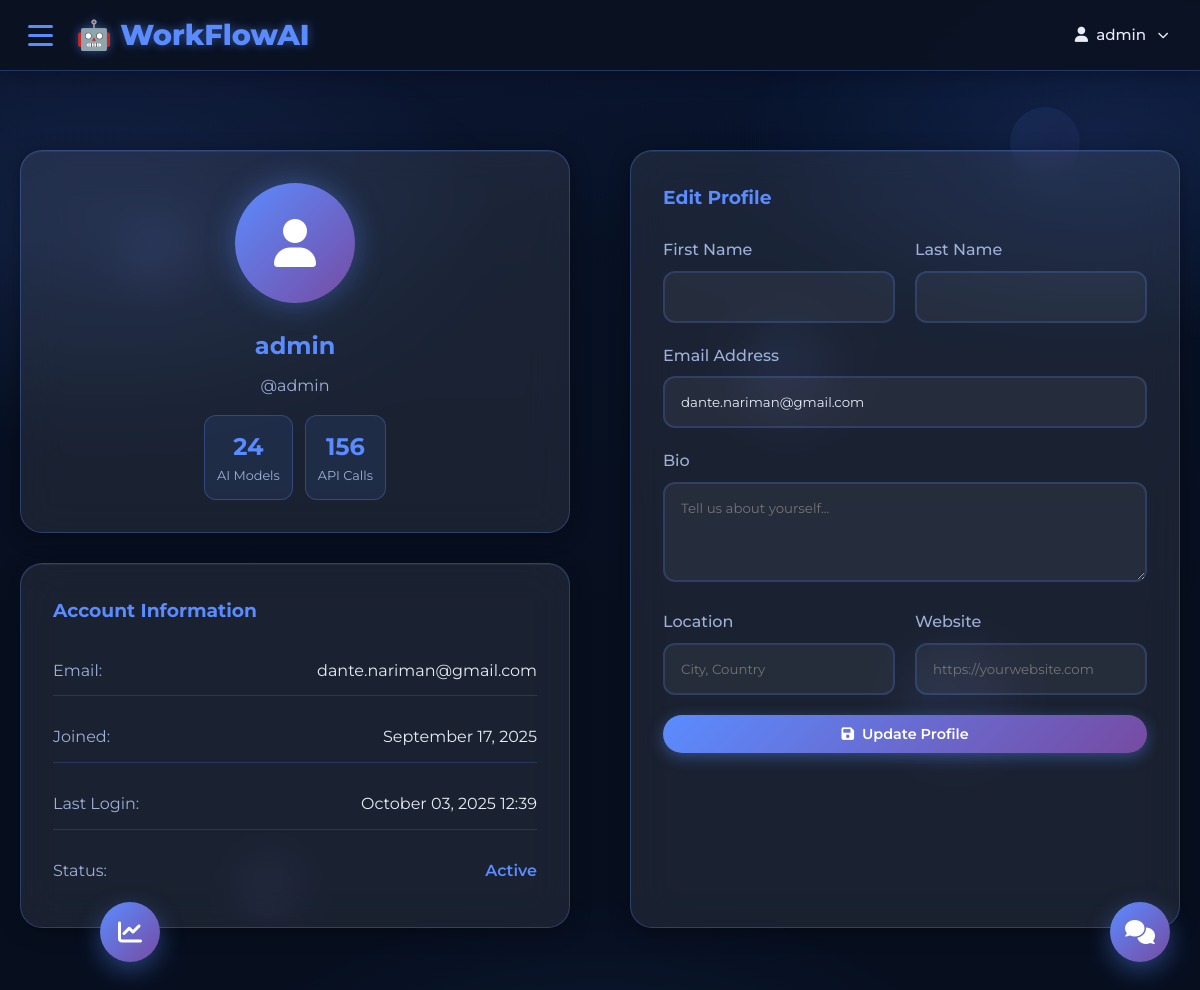
Before: /accounts/profile/ (signed in) with the older database file.
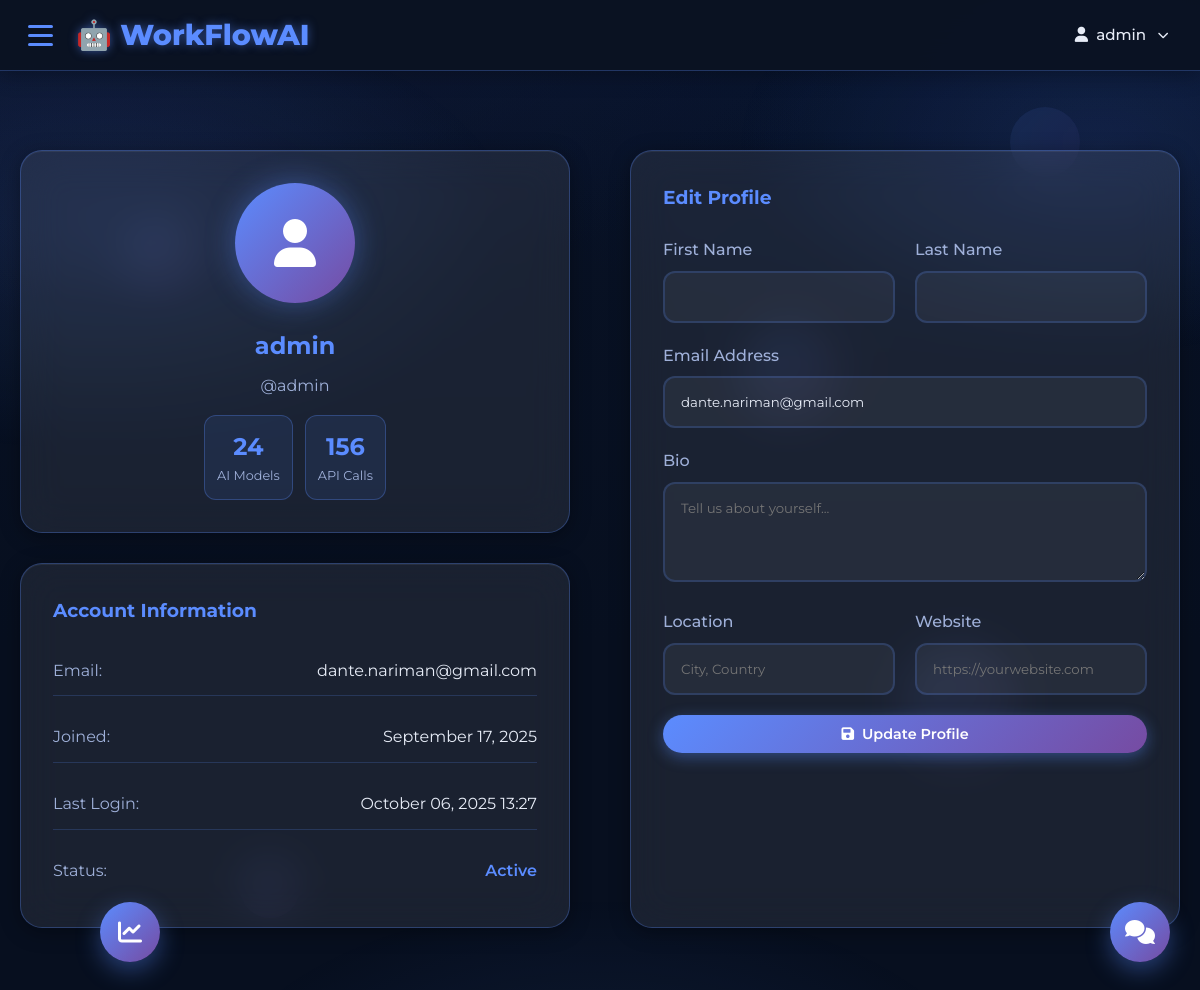
After: the same page with the newer database file.
### accounts/models.py (models this page shows, shortened)
class CustomUser(AbstractUser):
    USER_TYPES = [
        ('individual', 'Individual'),
        ('business', 'Business'),
        ('enterprise', 'Enterprise'),
    ]
    SKILL_LEVELS = [
        ('beginner', 'Beginner'),
        ('intermediate', 'Intermediate'),
        ('advanced', 'Advanced'),
        ('expert', 'Expert'),
    ]
    email = models.EmailField(unique=True)
    phone_number = models.CharField(
        max_length=17,
        blank=True,
        validators=[validate_phone_number]
    )
    user_type = models.CharField(max_length=20, choices=USER_TYPES, default='individual')
    company_name = models.CharField(max_length=100, blank=True)
    job_title = models.CharField(max_length=100, blank=True)
    bio = models.TextField(max_length=500, blank=True)
    location = models.CharField(max_length=100, blank=True)
    website = models.URLField(blank=True)
    linkedin_url = models.URLField(blank=True)
    github_url = models.URLField(blank=True)
    avatar = models.ImageField(
        upload_to='avatars/',
        blank=True,
        null=True,
        validators=[validate_image_extension, validate_file_size]
    )
    skill_level = models.CharField(max_length=20, choices=SKILL_LEVELS, default='beginner')
    is_profile_public = models.BooleanField(default=True)
    receive_notifications = models.BooleanField(default=True)
    receive_marketing_emails = models.BooleanField(default=False)
    subscription_plan = models.CharField(max_length=20, default='free')
    api_calls_limit = models.IntegerField(default=1000)
    api_calls_used = models.IntegerField(default=0)
    subscription_expires = models.DateTimeField(null=True, blank=True)
    updated_at = models.DateTimeField(auto_now=True)
    last_login_ip = models.GenericIPAddressField(null=True, blank=True)
    USERNAME_FIELD = 'email'
    REQUIRED_FIELDS = ['username']
    class Meta:
        indexes = [
            models.Index(fields=['email']),
            models.Index(fields=['user_type']),
            models.Index(fields=['subscription_plan']),
        ]

### accounts/views.py (the view)
# urls.py: path('profile/', views.profile, name='profile'),
@login_required
def profile(request):
    if request.method == 'POST':
        form = ProfileForm(request.POST, request.FILES, instance=request.user)
        if form.is_valid():
            user = form.save()
            json_storage.save_user_data(user)
            json_storage.update_user_activity(
                user.id,
                'profile_updated',
                'User profile updated'
            )
            UserActivity.objects.create(
                user=user,
                activity_type='profile_updated',
                description='Profile information updated',
                ip_address=request.META.get('REMOTE_ADDR'),
                user_agent=request.META.get('HTTP_USER_AGENT', '')
            )
            messages.success(request, 'Profile updated successfully!')
            return redirect('profile')
    else:
        form = ProfileForm(instance=request.user)
    return render(request, 'accounts/profile.html', {'form': form})

### accounts/forms.py
class ProfileForm(forms.ModelForm):
    class Meta:
        model = CustomUser
        fields = ('first_name', 'last_name', 'email', 'bio', 'location', 'website', 'phone_number', 'avatar', 'job_title', 'company_name')
        widgets = {
            'bio': forms.Textarea(attrs={'rows': 4}),
        }

### templates/accounts/profile.html (shortened to what this page needs)
{% extends 'base_new.html' %}
{% block content %}
<section class="section">
    <div class="container">
        <div class="grid grid-2" style="gap: 60px;">
            <div>
                <div class="card" style="text-align: center; margin-bottom: 30px;">
                    <div style="width: 120px; height: 120px; background: linear-gradient(135deg, #5b8cff, #764ba2); border-radius: 50%; display: flex; align-items: center; justify-content: center; margin: 0 auto 24px; box-shadow: 0 0 30px rgba(91,140,255,.4);">
                        <i class="fas fa-user" style="font-size: 3rem; color: white;"></i>
                    </div>
                    <h2 style="color: #5b8cff; margin-bottom: 8px;">{{ user.get_full_name|default:user.username }}</h2>
                    <p style="color: #9fb0d9; margin-bottom: 16px;">@{{ user.username }}</p>
                    <div style="display: flex; gap: 12px; justify-content: center;">
                        <div style="text-align: center; padding: 12px; background: rgba(91,140,255,.1); border-radius: 12px; border: 1px solid rgba(91,140,255,.3);">
                            <div style="font-size: 1.5rem; font-weight: 700; color: #5b8cff;">24</div>
                            <div style="font-size: 0.8rem; color: #9fb0d9;">AI Models</div>
                        </div>
                        <div style="text-align: center; padding: 12px; background: rgba(91,140,255,.1); border-radius: 12px; border: 1px solid rgba(91,140,255,.3);">
                            <div style="font-size: 1.5rem; font-weight: 700; color: #5b8cff;">156</div>
                            <div style="font-size: 0.8rem; color: #9fb0d9;">API Calls</div>
                        </div>
                    </div>
                </div>
                <div class="card">
                    <h3 style="color: #5b8cff; margin-bottom: 20px;">Account Information</h3>
                    <div style="display: grid; gap: 16px;">
                        <div style="display: flex; justify-content: space-between; padding: 12px 0; border-bottom: 1px solid rgba(91,140,255,.2);">
                            <span style="color: #9fb0d9;">Email:</span>
                            <span style="color: #e7ecf7;">{{ user.email }}</span>
                        </div>
                        <div style="display: flex; justify-content: space-between; padding: 12px 0; border-bottom: 1px solid rgba(91,140,255,.2);">
                            <span style="color: #9fb0d9;">Joined:</span>
                            <span style="color: #e7ecf7;">{{ user.date_joined|date:"F d, Y" }}</span>
                        </div>
                        <div style="display: flex; justify-content: space-between; padding: 12px 0; border-bottom: 1px solid rgba(91,140,255,.2);">
                            <span style="color: #9fb0d9;">Last Login:</span>
                            <span style="color: #e7ecf7;">{{ user.last_login|date:"F d, Y H:i" }}</span>
                        </div>
                        <div style="display: flex; justify-content: space-between; padding: 12px 0;">
                            <span style="color: #9fb0d9;">Status:</span>
                            <span style="color: #5b8cff; font-weight: 600;">Active</span>
                        </div>
                    </div>
                </div>
            </div>
            <div class="card">
                <h3 style="color: #5b8cff; margin-bottom: 24px;">Edit Profile</h3>
                <form style="display: grid; gap: 20px;">
                    <div style="display: grid; grid-template-columns: 1fr 1fr; gap: 20px;">
                        <div>
                            <label style="display: block; color: #9fb0d9; margin-bottom: 8px; font-weight: 500;">First Name</label>
                            <input type="text" value="{{ user.first_name }}" style="width: 100%; padding: 16px; background: rgba(255,255,255,.05); border: 2px solid rgba(91,140,255,.2); border-radius: 12px; color: #e7ecf7; font-family: inherit; transition: all 0.3s ease;">
                        </div>
                        <div>
                            <label style="display: block; color: #9fb0d9; margin-bottom: 8px; font-weight: 500;">Last Name</label>
                            <input type="text" value="{{ user.last_name }}" style="width: 100%; padding: 16px; background: rgba(255,255,255,.05); border: 2px solid rgba(91,140,255,.2); border-radius: 12px; color: #e7ecf7; font-family: inherit; transition: all 0.3s ease;">
                        </div>
                    </div>
                    <div>
                        <label style="display: block; color: #9fb0d9; margin-bottom: 8px; font-weight: 500;">Email Address</label>
                        <input type="email" value="{{ user.email }}" style="width: 100%; padding: 16px; background: rgba(255,255,255,.05); border: 2px solid rgba(91,140,255,.2); border-radius: 12px; color: #e7ecf7; font-family: inherit; transition: all 0.3s ease;">
                    </div>
                    <div>
                        <label style="display: block; color: #9fb0d9; margin-bottom: 8px; font-weight: 500;">Bio</label>
                        <textarea rows="4" placeholder="Tell us about yourself..." style="width: 100%; padding: 16px; background: rgba(255,255,255,.05); border: 2px solid rgba(91,140,255,.2); border-radius: 12px; color: #e7ecf7; font-family: inherit; transition: all 0.3s ease; resize: vertical;"></textarea>
                    </div>
                    <div style="display: grid; grid-template-columns: 1fr 1fr; gap: 20px;">
                        <div>
                            <label style="display: block; color: #9fb0d9; margin-bottom: 8px; font-weight: 500;">Location</label>
                            <input type="text" placeholder="City, Country" style="width: 100%; padding: 16px; background: rgba(255,255,255,.05); border: 2px solid rgba(91,140,255,.2); border-radius: 12px; color: #e7ecf7; font-family: inherit; transition: all 0.3s ease;">
                        </div>
                        <div>
                            <label style="display: block; color: #9fb0d9; margin-bottom: 8px; font-weight: 500;">Website</label>
                            <input type="url" placeholder="https://yourwebsite.com" style="width: 100%; padding: 16px; background: rgba(255,255,255,.05); border: 2px solid rgba(91,140,255,.2); border-radius: 12px; color: #e7ecf7; font-family: inherit; transition: all 0.3s ease;">
                        </div>
                    </div>
                    <button type="submit" class="btn btn-primary btn-full">
                        <i class="fas fa-save"></i>
                        Update Profile
                    </button>
                </form>
            </div>
        </div>
    </div>
</section>
{% endblock %}

### templates/base_new.html (shortened to what this page needs)
<!DOCTYPE html>
<html lang="en">
<head>
    {% load static %}
    <link href="https://cdnjs.cloudflare.com/ajax/libs/font-awesome/6.0.0/css/all.min.css" rel="stylesheet">
    <link rel="stylesheet" href="{% static 'css/styles.css' %}?v={% now 'U' %}">
    <link rel="stylesheet" href="{% static 'css/scrollbar-enhancement.css' %}?v={% now 'U' %}">
</head>
<body class="{% block body_class %}{% endblock %}">
    <nav class="navbar">
        <div class="nav-container">
            <div class="nav-left">
                <div class="hamburger-menu" onclick="toggleSidebar()">
                    <span></span>
                    <span></span>
                    <span></span>
                </div>
                <div class="nav-logo">
                    <a href="{% url 'home' %}">🤖 WorkFlowAI</a>
                </div>
            </div>
            <div class="nav-right">
                {% if user.is_authenticated %}
                    <div class="dropdown profile-dropdown">
                        <a href="#" class="nav-link profile-toggle">
                            <i class="fas fa-user"></i>
                            {{ user.username }}
                            <i class="fas fa-chevron-down" style="font-size: 0.7rem; margin-left: 4px;"></i>
                        </a>
                    </div>
                {% else %}
                    <a href="{% url 'login' %}" class="nav-link">Login</a>
                    <a href="{% url 'signup' %}" class="btn btn-primary">
                        <i class="fas fa-rocket"></i>
                        Start Free Trial
                    </a>
                {% endif %}
            </div>
        </div>
    </nav>
    <div class="floating-shapes">
        <div class="shape shape-1"></div>
        <div class="shape shape-2"></div>
        <div class="shape shape-3"></div>
        <div class="shape shape-4"></div>
        <div class="shape shape-5"></div>
    </div>
    <div class="contact-widget" id="contactWidget">
        <div class="contact-toggle" onclick="toggleContact()">
            <i class="fas fa-comments"></i>
        </div>
    </div>
    <div class="performance-widget" id="performanceWidget">
        <div class="performance-toggle" onclick="togglePerformance()">
            <i class="fas fa-chart-line"></i>
        </div>
    </div>
    <main>
        {% block content %}{% endblock %}
    </main>
</body>
</html>

### static/css/styles.css (style rules this page uses)
* { margin: 0; padding: 0; box-sizing: border-box; }
:root { --blue: #5b8cff; --text: #e7ecf7; --muted: #9fb0d9; --radius: 22px; }
html { scroll-behavior: smooth; }
body { font-family: 'Montserrat', -apple-system, BlinkMacSystemFont, sans-serif; color: #e7ecf7; background: #070f1f; background: radial-gradient(1400px 700px at 10% -10%, #0f1a3a 0%, transparent 60%), radial-gradient(1200px 600px at 90% 0%, #081532 0%, transparent 60%), linear-gradient(#081226, #070f1f 60%, #070f1f); background-attachment: fixed; min-height: 100vh; line-height: 1.6; overflow-x: hidden; }
body::before { content:""; position:fixed; inset:-15%; z-index:-2; pointer-events:none; background: radial-gradient(600px 320px at 18% 28%, rgba(91,140,255,.12), transparent 70%), radial-gradient(520px 300px at 82% 22%, rgba(91,140,255,.12), transparent 70%), radial-gradient(580px 320px at 50% 92%, rgba(91,140,255,.10), transparent 70%); animation: blobDrift 22s ease-in-out infinite alternate; }
.container { max-width:1200px; margin:0 auto; padding:0 20px; }
.navbar { position:fixed; top:0; width:100%; z-index:1000; background:rgba(11,18,34,.95); backdrop-filter: blur(20px); border-bottom:1px solid rgba(91,140,255,.3); transition:all .3s ease; box-shadow:0 4px 20px rgba(0,0,0,.3); }
.nav-container { display:flex; align-items:center; justify-content:space-between; height:70px; max-width:1200px; margin:0 auto; padding:0 20px; flex-wrap: nowrap; gap: 16px; }
.nav-container > * { min-width: 0; }
.nav-logo a { font-size:1.8rem; font-weight:800; color:#5b8cff; text-decoration:none; text-shadow:0 0 10px rgba(91,140,255,.5); white-space: nowrap; }
.nav-link { color:#e7ecf7; text-decoration:none; font-weight:500; padding:8px 12px; border-radius:8px; transition:all .3s ease; display:flex; align-items:center; gap:8px; }
.btn { display:inline-flex; align-items:center; gap:8px; padding:12px 20px; border-radius:50px; font-weight:600; text-decoration:none; border:none; cursor:pointer; transition:all .3s ease; font-family:inherit; position:relative; overflow:hidden; }
.btn-primary { background:linear-gradient(135deg,#5b8cff,#764ba2); color:#fff; border:1px solid rgba(91,140,255,.5); box-shadow:0 4px 15px rgba(91,140,255,.4); }
.btn-full { width:100%; justify-content:center; }
.section { padding:80px 0; position:relative; margin-bottom:4rem; }
.grid { display:grid; gap:30px; }
.grid-2 { grid-template-columns:repeat(auto-fit, minmax(350px,1fr)); }
.card { background:rgba(255,255,255,.08); border:1px solid rgba(91,140,255,.3); border-radius:22px; padding:32px; backdrop-filter: blur(20px); transition:all .3s ease; position:relative; overflow:hidden; box-shadow:0 4px 20px rgba(0,0,0,.35), inset 0 1px 0 rgba(255,255,255,.06); }
.card::before { content:''; position:absolute; top:0; left:-100%; width:100%; height:100%; background:linear-gradient(90deg,transparent,rgba(91,140,255,.1),transparent); transition:left .6s ease; }

### static/css/scrollbar-enhancement.css (style rules this page uses)
html { scrollbar-width: thin; scrollbar-color: #5b8cff rgba(11, 18, 34, 0.8); }
* { scroll-behavior: smooth; }
.card, .service-card, .dashboard-card { transition: all 0.3s cubic-bezier(0.4, 0, 0.2, 1); }

Changed rows visible on the page:
changed CustomUser "admin": last_login "October 03, 2025 12:39" → "October 06, 2025 13:27"
